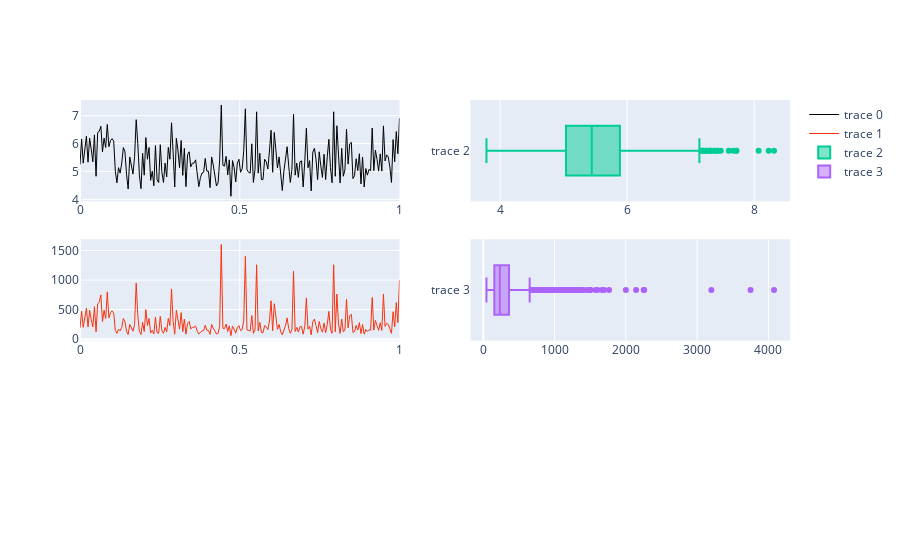
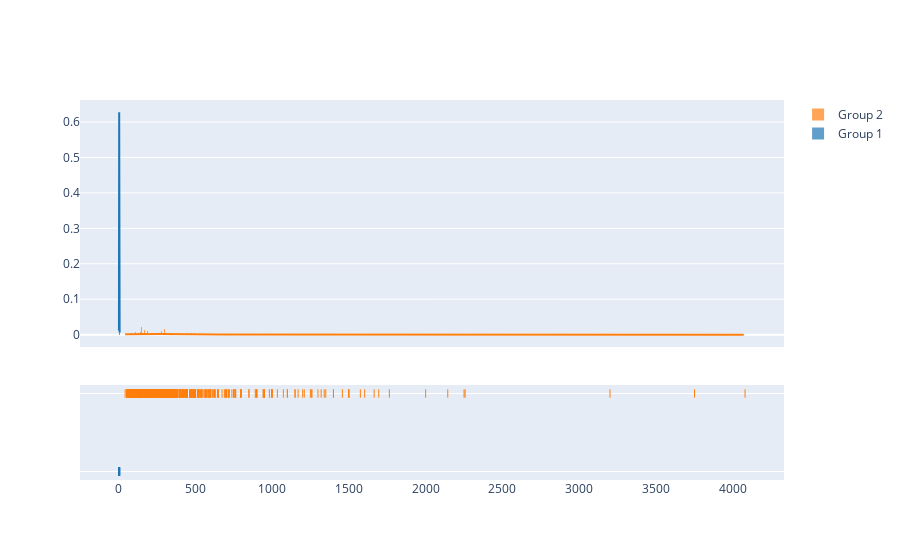

Here is the notebook cell these charts were saved with, in order:
### Code cell
import plotly.graph_objects as go
from plotly.subplots import make_subplots
import plotly.figure_factory as ff
import numpy as np


# data
y1 = x1['Log_price']
y2 = x1['price']

x = np.linspace(0, 1, 200)

# subplot setupt
fig = make_subplots(
    rows=3, cols=2
)

# raw data with go.Scatter
fig.add_trace(go.Scatter(x = x, 
                        y = y1,
                        hoverinfo = 'x+y',
                        mode='lines',
                        line=dict(color='rgb(0, 0, 0)',width=1),
                        showlegend=True,
                        ),
             row=1, col=1
)

fig.add_trace(
    go.Scatter(x = x, 
                y = y2,
                hoverinfo = 'x+y',
                mode='lines',
                line=dict(color='rgb(246, 52, 16)',
                width=1),
                showlegend=True,
                ),
    row=2, col=1
)



# box plots
fig.add_trace(go.Box(x=y1),
    row=1, col=2
)

fig.add_trace(go.Box(x=y2),
    row=2, col=2
)


fig.show()


hist_data = [y1, y2]
group_labels = ['Group 1', 'Group 2']
fig2 = ff.create_distplot(hist_data, group_labels)
fig2.show()

### Figure 1 — Plotly figure (JSON) as saved in the notebook; plotly's stock layout.template omitted (floating-point values rounded to 4 significant figures; data arrays with more than 128 entries replaced by an {"elided": "..."} marker saying what was removed)
{"data": [{"hoverinfo": "x+y", "line": {"color": "rgb(0, 0, 0)", "width": 1}, "mode": "lines", "showlegend": true, "type": "scatter", "x": {"elided": "200 float values"}, "xaxis": "x", "y": {"elided": "899 float values"}, "yaxis": "y"}, {"hoverinfo": "x+y", "line": {"color": "rgb(246, 52, 16)", "width": 1}, "mode": "lines", "showlegend": true, "type": "scatter", "x": {"elided": "200 float values"}, "xaxis": "x3", "y": {"elided": "899 int values"}, "yaxis": "y3"}, {"type": "box", "x": {"elided": "899 float values"}, "xaxis": "x2", "yaxis": "y2"}, {"type": "box", "x": {"elided": "899 int values"}, "xaxis": "x4", "yaxis": "y4"}], "layout": {"xaxis": {"anchor": "y", "domain": [0, 0.45]}, "xaxis2": {"anchor": "y2", "domain": [0.55, 1]}, "xaxis3": {"anchor": "y3", "domain": [0, 0.45]}, "xaxis4": {"anchor": "y4", "domain": [0.55, 1]}, "xaxis5": {"anchor": "y5", "domain": [0, 0.45]}, "xaxis6": {"anchor": "y6", "domain": [0.55, 1]}, "yaxis": {"anchor": "x", "domain": [0.7333, 1]}, "yaxis2": {"anchor": "x2", "domain": [0.7333, 1]}, "yaxis3": {"anchor": "x3", "domain": [0.3667, 0.6333]}, "yaxis4": {"anchor": "x4", "domain": [0.3667, 0.6333]}, "yaxis5": {"anchor": "x5", "domain": [0, 0.2667]}, "yaxis6": {"anchor": "x6", "domain": [0, 0.2667]}}}

### Figure 2 — Plotly figure (JSON) as saved in the notebook; plotly's stock layout.template omitted (floating-point values rounded to 4 significant figures; data arrays with more than 128 entries replaced by an {"elided": "..."} marker saying what was removed)
{"data": [{"autobinx": false, "histnorm": "probability density", "legendgroup": "Group 1", "marker": {"color": "rgb(31, 119, 180)"}, "name": "Group 1", "opacity": 0.7, "type": "histogram", "x": {"elided": "899 float values"}, "xaxis": "x", "xbins": {"end": 8.314, "size": 1, "start": 3.784}, "yaxis": "y"}, {"autobinx": false, "histnorm": "probability density", "legendgroup": "Group 2", "marker": {"color": "rgb(255, 127, 14)"}, "name": "Group 2", "opacity": 0.7, "type": "histogram", "x": {"elided": "899 int values"}, "xaxis": "x", "xbins": {"end": 4079, "size": 1, "start": 44}, "yaxis": "y"}, {"legendgroup": "Group 1", "marker": {"color": "rgb(31, 119, 180)"}, "mode": "lines", "name": "Group 1", "showlegend": false, "type": "scatter", "x": {"elided": "500 float values"}, "xaxis": "x", "y": {"elided": "500 float values"}, "yaxis": "y"}, {"legendgroup": "Group 2", "marker": {"color": "rgb(255, 127, 14)"}, "mode": "lines", "name": "Group 2", "showlegend": false, "type": "scatter", "x": {"elided": "500 float values"}, "xaxis": "x", "y": {"elided": "500 float values"}, "yaxis": "y"}, {"legendgroup": "Group 1", "marker": {"color": "rgb(31, 119, 180)", "symbol": "line-ns-open"}, "mode": "markers", "name": "Group 1", "showlegend": false, "type": "scatter", "x": {"elided": "899 float values"}, "xaxis": "x", "y": {"elided": "899 str values"}, "yaxis": "y2"}, {"legendgroup": "Group 2", "marker": {"color": "rgb(255, 127, 14)", "symbol": "line-ns-open"}, "mode": "markers", "name": "Group 2", "showlegend": false, "type": "scatter", "x": {"elided": "899 int values"}, "xaxis": "x", "y": {"elided": "899 str values"}, "yaxis": "y2"}], "layout": {"barmode": "overlay", "hovermode": "closest", "legend": {"traceorder": "reversed"}, "xaxis": {"anchor": "y2", "domain": [0, 1], "zeroline": false}, "yaxis": {"anchor": "free", "domain": [0.35, 1], "position": 0}, "yaxis2": {"anchor": "x", "domain": [0, 0.25], "dtick": 1, "showticklabels": false}}}
